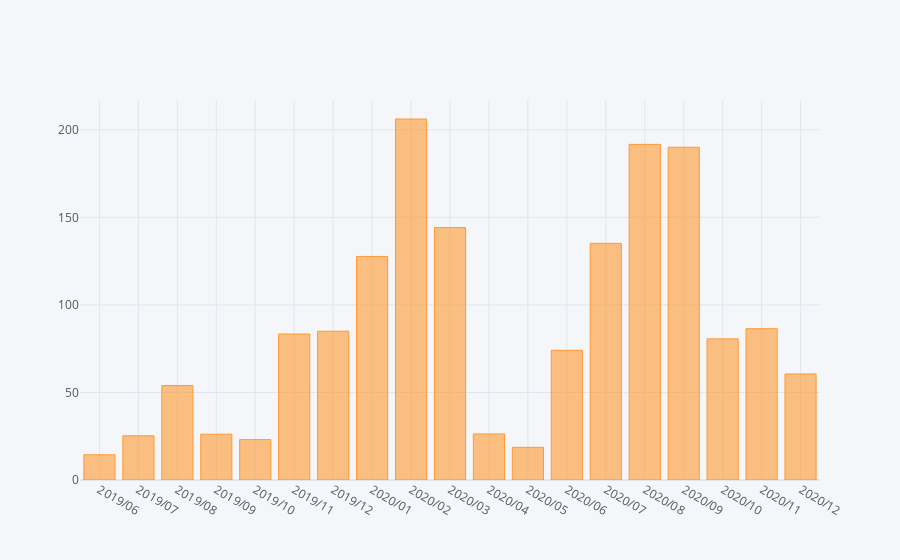

Source (notebook cell):
### Code cell
pivotMYDistance.iplot(kind='bar')

### Figure 1 — Plotly figure (JSON) as saved in the notebook; plotly's stock layout.template omitted (floating-point values rounded to 4 significant figures)
{"data": [{"marker": {"color": "rgba(255, 153, 51, 0.6)", "line": {"color": "rgba(255, 153, 51, 1.0)", "width": 1}}, "name": "distance", "orientation": "v", "text": "", "type": "bar", "x": ["2019/06", "2019/07", "2019/08", "2019/09", "2019/10", "2019/11", "2019/12", "2020/01", "2020/02", "2020/03", "2020/04", "2020/05", "2020/06", "2020/07", "2020/08", "2020/09", "2020/10", "2020/11", "2020/12"], "y": [14.4, 25.25, 53.91, 26.14, 23.06, 83.38, 84.93, 127.7, 206.2, 144.2, 26.31, 18.67, 74.06, 135.2, 191.7, 190.0, 80.6, 86.41, 60.56]}], "layout": {"legend": {"bgcolor": "#F5F6F9", "font": {"color": "#4D5663"}}, "paper_bgcolor": "#F5F6F9", "plot_bgcolor": "#F5F6F9", "title": {"font": {"color": "#4D5663"}}, "xaxis": {"gridcolor": "#E1E5ED", "showgrid": true, "tickfont": {"color": "#4D5663"}, "title": {"font": {"color": "#4D5663"}, "text": ""}, "zerolinecolor": "#E1E5ED"}, "yaxis": {"gridcolor": "#E1E5ED", "showgrid": true, "tickfont": {"color": "#4D5663"}, "title": {"font": {"color": "#4D5663"}, "text": ""}, "zerolinecolor": "#E1E5ED"}}}
